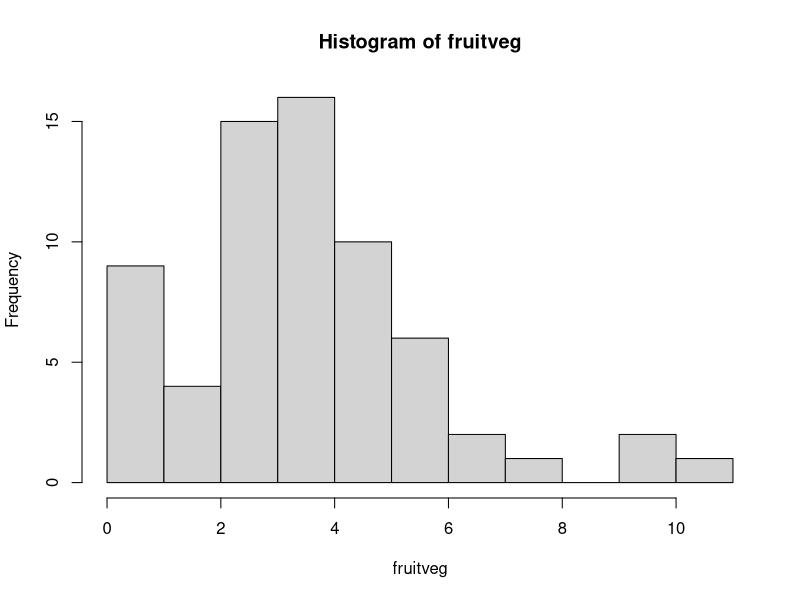
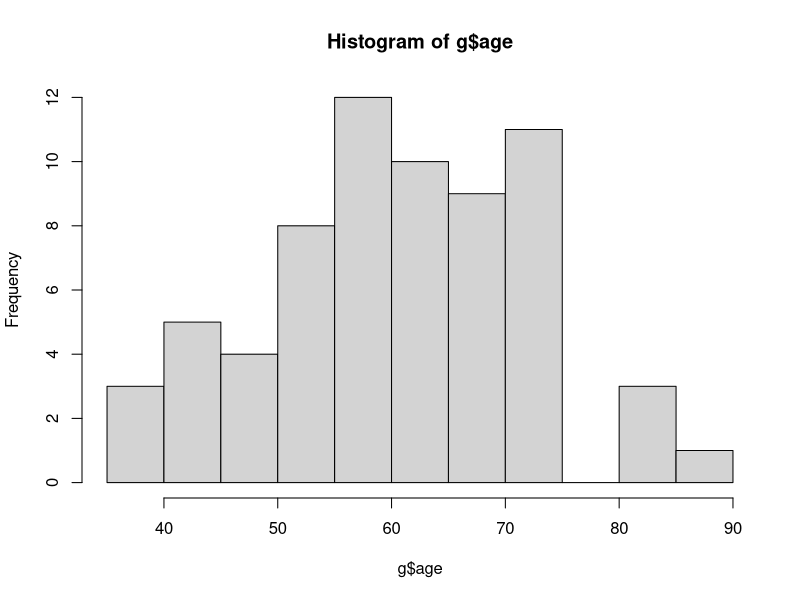
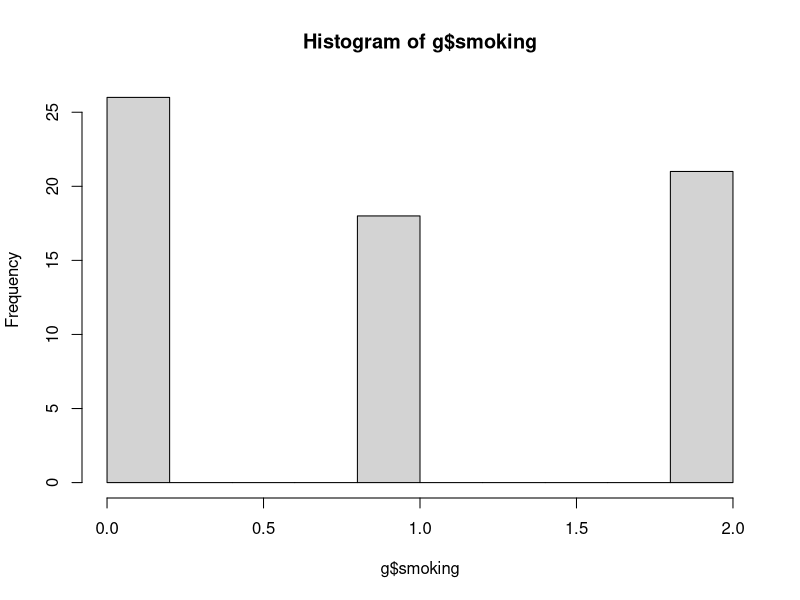
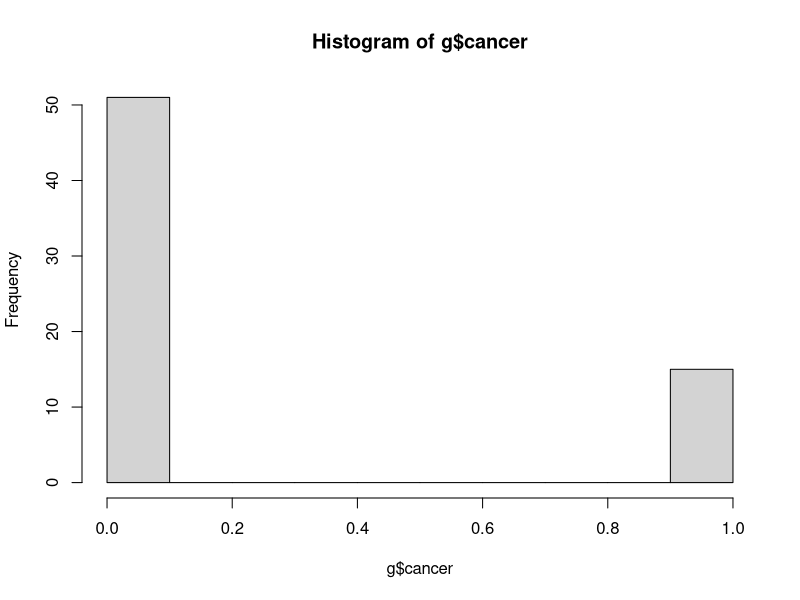
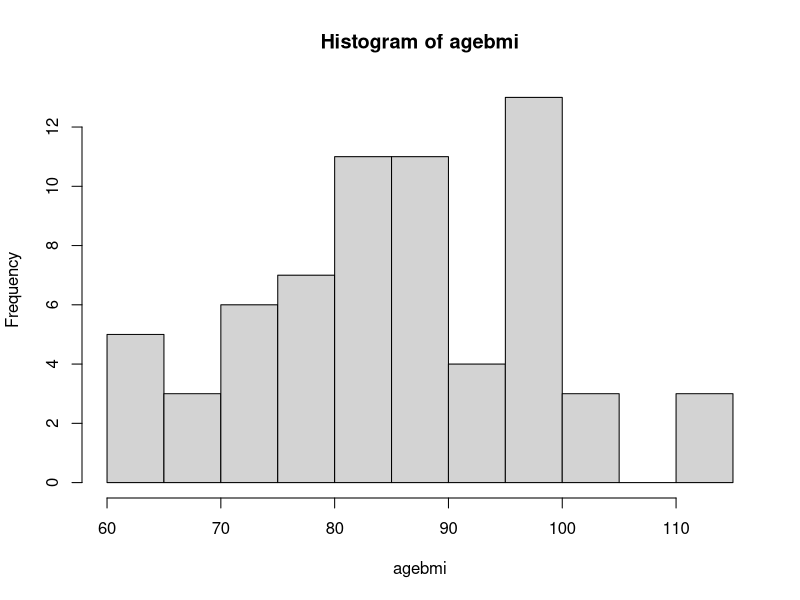
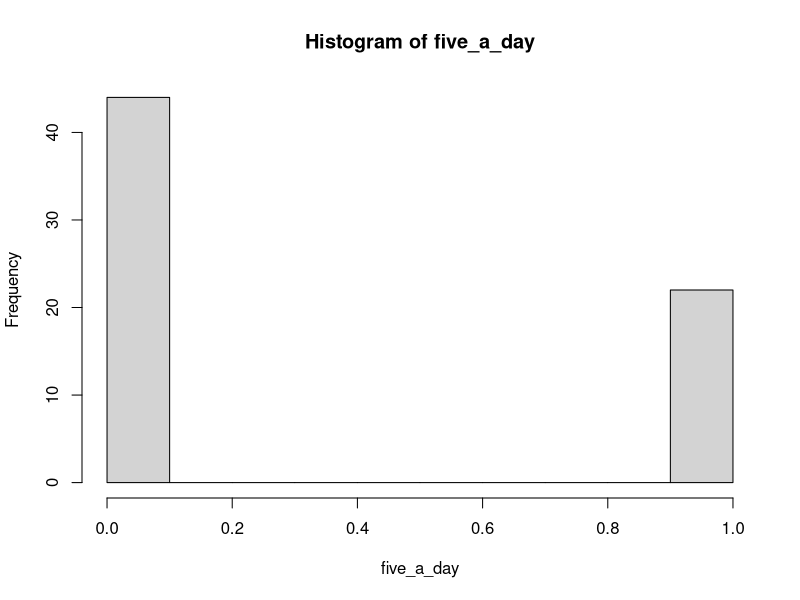
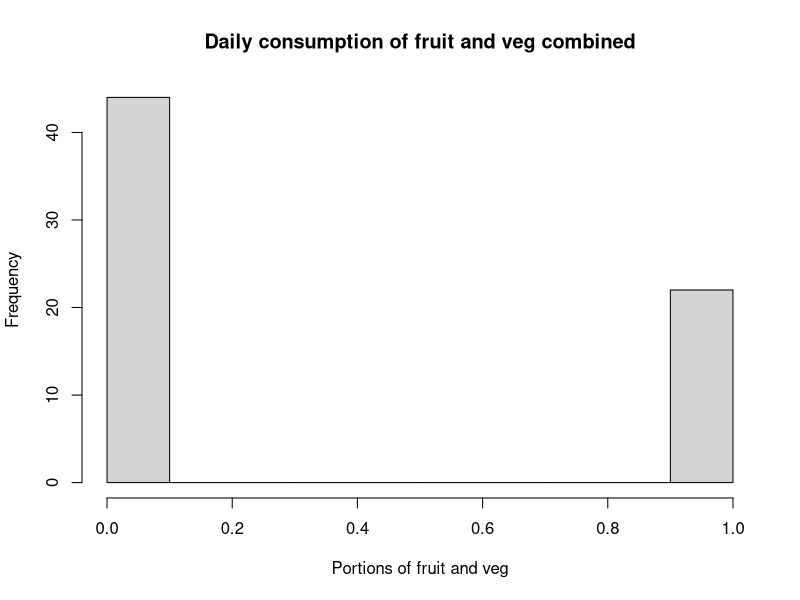
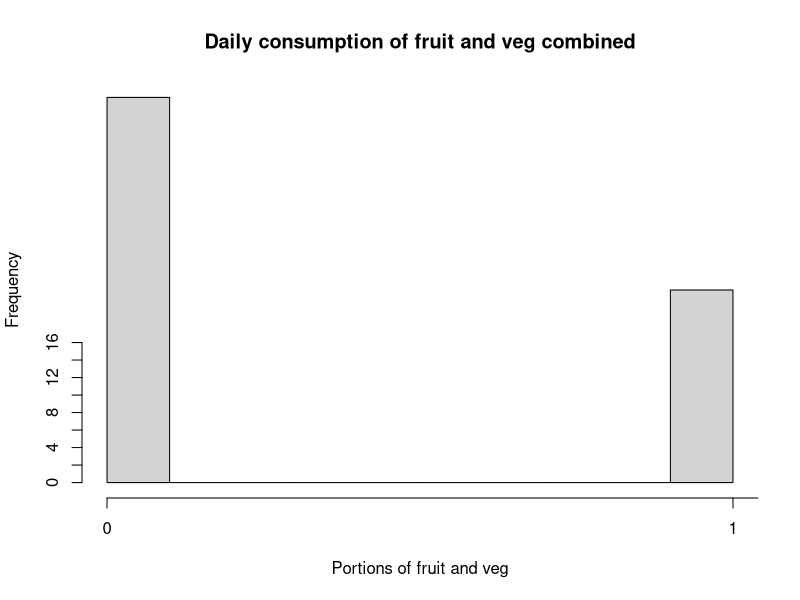

R code for these plots, in order:
#import cancer data

getwd()
g<- read.csv(file="cancer data for MOOC 1.csv",header = TRUE,sep=",")

head(g) 

g[4,]

g[,5]

g[1:5,]

dim(g)


g[,'gender']
gender <- g[,'gender']

gender <- as.factor(g[,'gender'])

table(gender)

bmi<-g[,'bmi']

summary(bmi)


fruit <- g[,'fruit']
veg<- g[,'veg']
fruitveg<-fruit+veg
table(fruitveg)

hist(fruitveg)

g$gender
g$veg
g$fruit
fruitveg<-g$veg+g$fruit
fruitveg
table(fruitveg)


View(g)


summary(g$age)
hist(g$age)

table(g$smoking,exclude = NULL)


hist(g$smoking)

hist(g$cancer)

agebmi<-g$bmi+g$age
summary(agebmi)
hist(agebmi)
dist(agebmi)


bmimale<-g$gender




#who eats at least 5 portions
five_a_day <- ifelse(fruitveg >= 5, 1, 0)

table(five_a_day)

summary(five_a_day)

hist(five_a_day)
hist(five_a_day,xlab = "Portions of fruit and veg",
     main="Daily consumption of fruit and veg combined")

hist(five_a_day,xlab = "Portions of fruit and veg",
     main="Daily consumption of fruit and veg combined",axes = F)
axis(side=1,at=seq(0,11,1))
axis(side=2,at=seq(0,16,2))

#ggplot2



